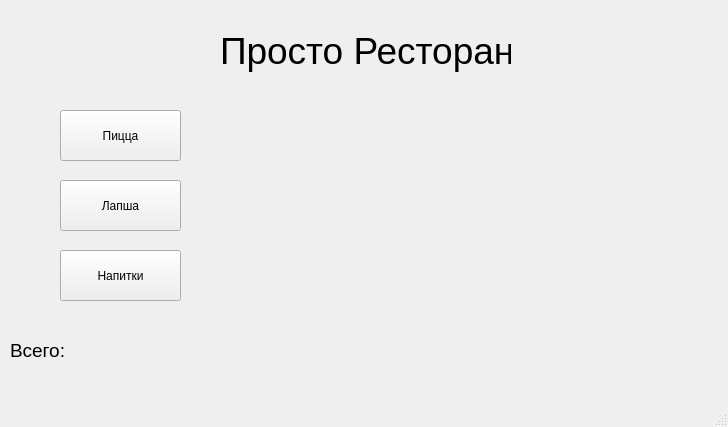
<?xml version="1.0" encoding="UTF-8"?>
<ui version="4.0">
 <class>MainWindow</class>
 <widget class="QMainWindow" name="MainWindow">
  <property name="geometry">
   <rect>
    <x>0</x>
    <y>0</y>
    <width>728</width>
    <height>427</height>
   </rect>
  </property>
  <property name="minimumSize">
   <size>
    <width>728</width>
    <height>427</height>
   </size>
  </property>
  <property name="maximumSize">
   <size>
    <width>728</width>
    <height>427</height>
   </size>
  </property>
  <property name="windowTitle">
   <string>Просто Ресторан</string>
  </property>
  <widget class="QWidget" name="centralwidget">
   <widget class="QLabel" name="label">
    <property name="geometry">
     <rect>
      <x>250</x>
      <y>90</y>
      <width>441</width>
      <height>271</height>
     </rect>
    </property>
    <property name="text">
     <string notr="true"/>
    </property>
    <property name="pixmap">
     <pixmap>C:/Users/Sloth/Desktop/meme1.jpg</pixmap>
    </property>
    <property name="scaledContents">
     <bool>true</bool>
    </property>
   </widget>
   <widget class="QLabel" name="label_2">
    <property name="geometry">
     <rect>
      <x>220</x>
      <y>20</y>
      <width>291</width>
      <height>61</height>
     </rect>
    </property>
    <property name="font">
     <font>
      <pointsize>28</pointsize>
     </font>
    </property>
    <property name="text">
     <string>Просто Ресторан</string>
    </property>
    <property name="scaledContents">
     <bool>false</bool>
    </property>
   </widget>
   <widget class="QPushButton" name="pushButton">
    <property name="geometry">
     <rect>
      <x>60</x>
      <y>110</y>
      <width>121</width>
      <height>51</height>
     </rect>
    </property>
    <property name="text">
     <string>Пицца</string>
    </property>
   </widget>
   <widget class="QPushButton" name="pushButton_2">
    <property name="geometry">
     <rect>
      <x>60</x>
      <y>180</y>
      <width>121</width>
      <height>51</height>
     </rect>
    </property>
    <property name="text">
     <string>Лапша</string>
    </property>
   </widget>
   <widget class="QPushButton" name="pushButton_3">
    <property name="geometry">
     <rect>
      <x>60</x>
      <y>250</y>
      <width>121</width>
      <height>51</height>
     </rect>
    </property>
    <property name="text">
     <string>Напитки</string>
    </property>
   </widget>
   <widget class="QLabel" name="resultat">
    <property name="geometry">
     <rect>
      <x>10</x>
      <y>300</y>
      <width>231</width>
      <height>101</height>
     </rect>
    </property>
    <property name="font">
     <font>
      <pointsize>14</pointsize>
     </font>
    </property>
    <property name="text">
     <string>Всего:</string>
    </property>
   </widget>
  </widget>
  <widget class="QMenuBar" name="menubar">
   <property name="geometry">
    <rect>
     <x>0</x>
     <y>0</y>
     <width>728</width>
     <height>20</height>
    </rect>
   </property>
  </widget>
  <widget class="QStatusBar" name="statusbar"/>
 </widget>
 <resources/>
 <connections/>
</ui>
